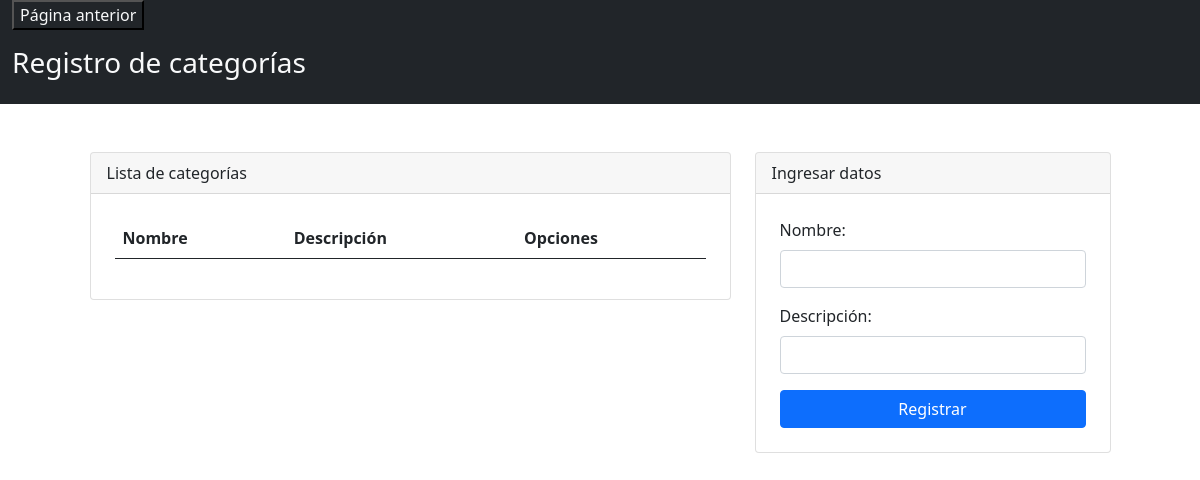
Before: /admin/categorias/categorias.php with the older database file.
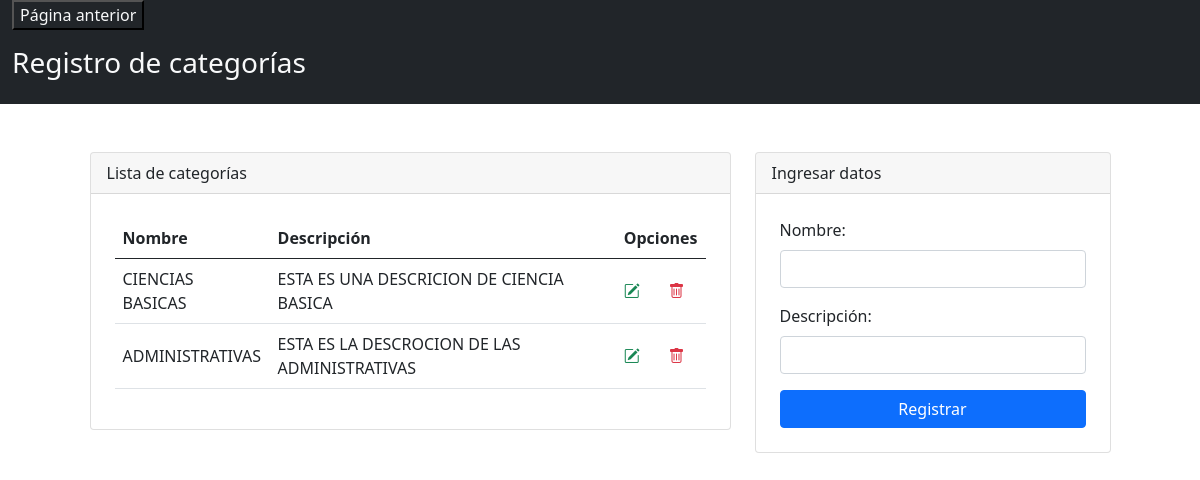
After: the same page with the newer database file.
### tables this page shows
CREATE TABLE `categorias` (
  `id` int(11) NOT NULL,
  `nombre` varchar(100) NOT NULL,
  `descripcion` varchar(500) NOT NULL,
  `activo` int(11) DEFAULT NULL
);

### admin/categorias/categorias.php (the view, shortened to what this page needs)
<?php
    include("../../config/db.php");
    ?>
<!DOCTYPE html>
<html lang="es">
<head>
    <link rel="stylesheet" href="https://cdn.jsdelivr.net/npm/bootstrap@5.0.2/dist/css/bootstrap.min.css">
    <link rel="stylesheet" href="https://cdn.jsdelivr.net/npm/bootstrap-icons@1.5.0/font/bootstrap-icons.css">
</head>
<body>
    <?php
    $query = "SELECT * from categorias where activo='1'";
    $categorias = mysqli_query($connection, $query);
    ?>
<div class="container-fluid  text-light bg-dark">
    <div>
    <td>
<a href="../dashboard.php" ><input type="button" class="text-light bg-dark" value="Página anterior"></a>
    </div>
    <div class = "row">
            <div class="col-md">
                <header class="py-3">
                    <h3>Registro de categorías</h3>
                </header>
            </div>
    </div>
</div>
<div class="container mt-5">
    <div class="row justify-content-center">
        <div class="col-md-7">
            <div class="card">
                <div class="card-header">
                    Lista de categorías
                </div>
                <div class="p-4">
                    <table class="table align-middle">
                        <thead>
                            <tr>
                                <th scope="col">Nombre</th>
                                <th scope="col">Descripción</th>
                                <th scope="col" colspan="2">Opciones</th>
                            </tr>
                        </thead>
                        <tbody>
                        <?php
                                foreach ($categorias as $dato) {
                            ?>
                            <tr>
                                <td><?php echo $dato['nombre']; ?></td>
                                <td><?php echo $dato['descripcion']; ?></td>
                                <td><a class="text-success" href="editar.php?codigo=<?php echo $dato['id']; ?>"><i class="bi bi-pencil-square"></i></a></td>
                                <td><a class="text-danger" href="./delete.php?id=<?php echo $dato['id']; ?>"><i class="bi bi-trash"></i></a></td>
                            </tr>
                            <?php
                                }
                            ?>
                        </tbody>
                    </table>
                </div>
            </div>
        </div>
        <div class="col-md-4">
            <div class="card">
                <div class="card-header">
                    Ingresar datos
                </div>
                <form class="p-4" method="POST" action="registrar.php">
                    <div class="mb-3">
                        <label class="form-label">Nombre: </label>
                        <input type="text" class="form-control" name="txtNombre" autofocus required>
                    </div>
                    <div class="mb-3">
                        <label class="form-label">Descripción: </label>
                        <input type="text" class="form-control" name="txtDescripcion" autofocus required>
                    </div>
                    <div class="d-grid">
                        <input type="submit" class="btn btn-primary" value="Registrar">
                    </div>
                </form>
            </div>
        </div>
    </div>
</div>
</body>
</html>

Changed rows visible on the page:
added categorias: nombre "CIENCIAS BASICAS", descripcion "ESTA ES UNA DESCRICION DE CIENCIA BASICA"
added categorias: nombre "ADMINISTRATIVAS", descripcion "ESTA ES LA DESCROCION DE LAS ADMINISTRATIVAS"
